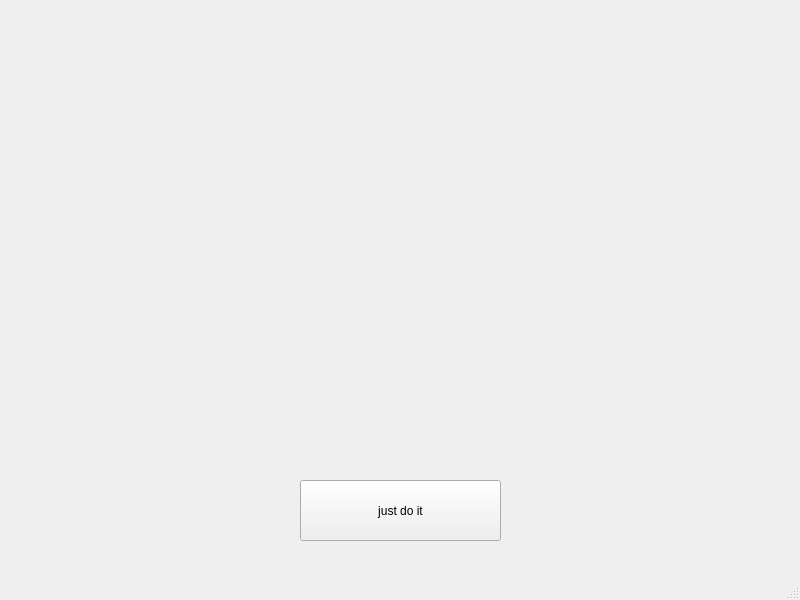
<?xml version="1.0" encoding="UTF-8"?>
<ui version="4.0">
 <class>MainWindow</class>
 <widget class="QMainWindow" name="MainWindow">
  <property name="geometry">
   <rect>
    <x>0</x>
    <y>0</y>
    <width>800</width>
    <height>600</height>
   </rect>
  </property>
  <property name="windowTitle">
   <string>MainWindow</string>
  </property>
  <widget class="QWidget" name="centralwidget">
   <widget class="QPushButton" name="btn">
    <property name="geometry">
     <rect>
      <x>300</x>
      <y>480</y>
      <width>201</width>
      <height>61</height>
     </rect>
    </property>
    <property name="text">
     <string>just do it</string>
    </property>
   </widget>
  </widget>
  <widget class="QMenuBar" name="menubar">
   <property name="geometry">
    <rect>
     <x>0</x>
     <y>0</y>
     <width>800</width>
     <height>21</height>
    </rect>
   </property>
  </widget>
  <widget class="QStatusBar" name="statusbar"/>
 </widget>
 <resources/>
 <connections/>
</ui>
